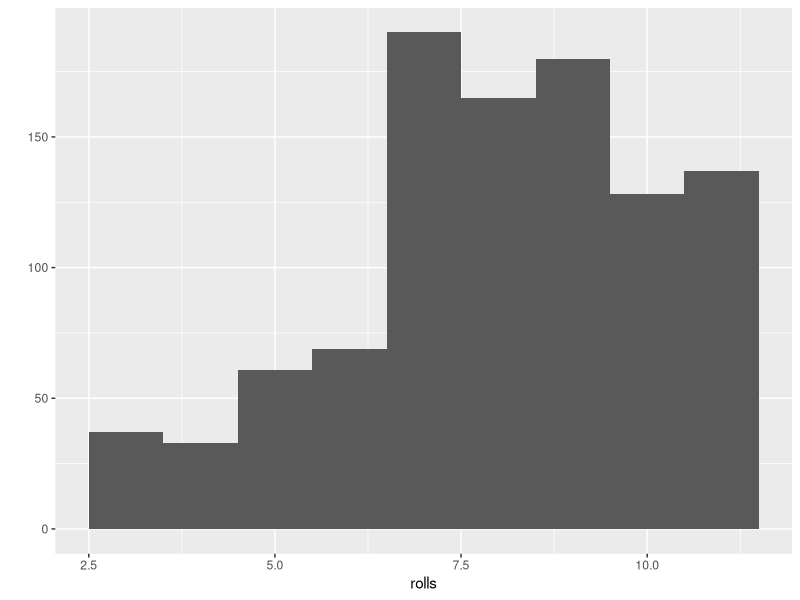

This figure's R source:
library(ggplot2)
roll <- function() {
  die <- 1:6
  dice <- sample(die, size = 2, replace = FALSE,
                 prob = c(1/8, 1/8, 1/8, 1/8, 1/8, 3/8))
  sum(dice)
}
roll()

rolls <- replicate(1000, roll())
qplot(rolls, binwidth = 1)

die <- c(1,2,3,4,5,6)
die
typeof(die)
is.atomic(die)
is.vector(die)
length(die)
